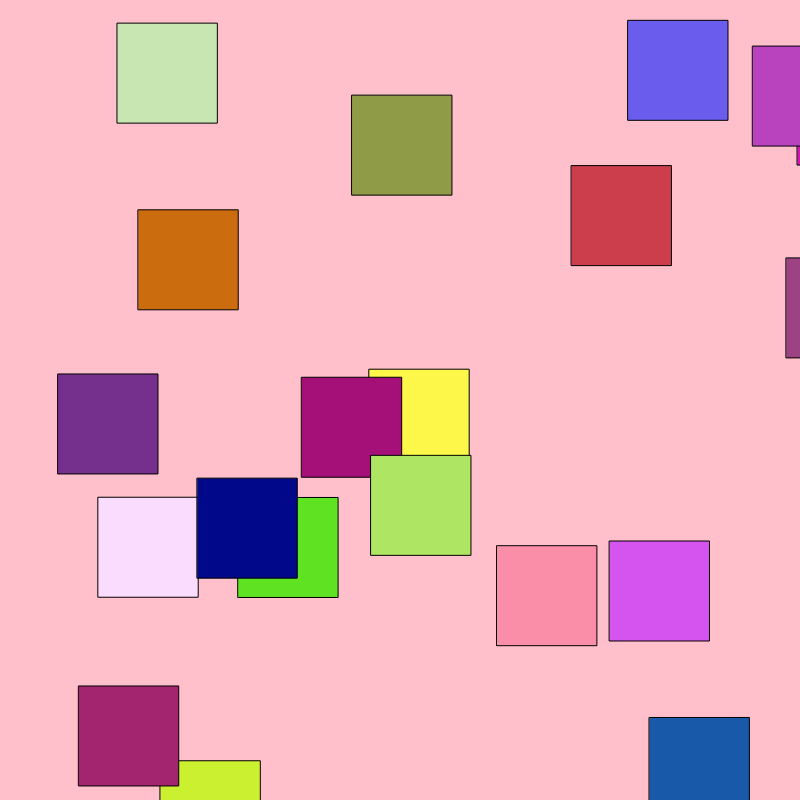
Frame 1 (no input)
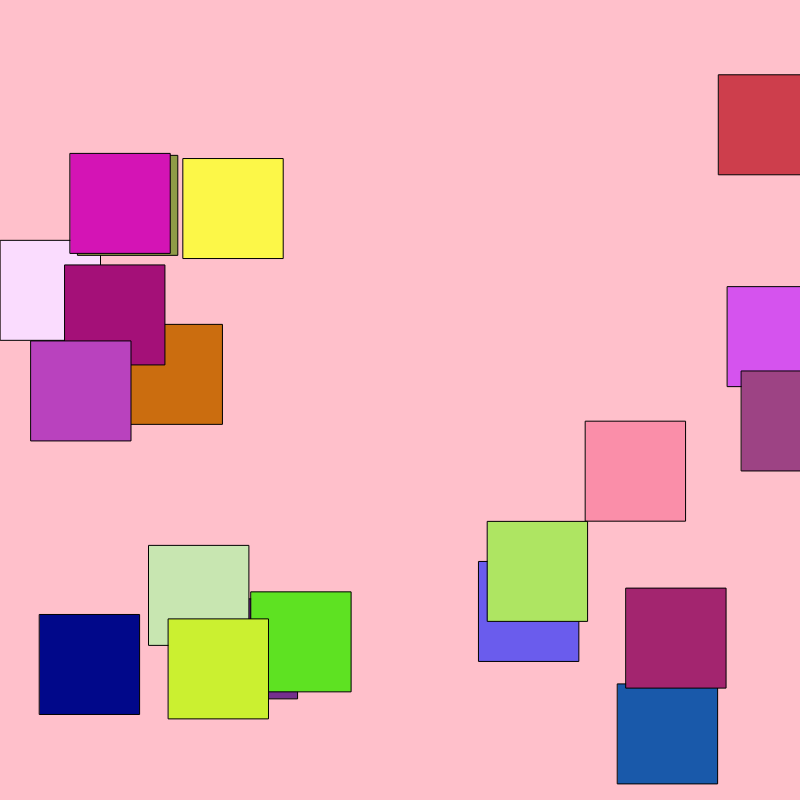
Frame 60 (no input)
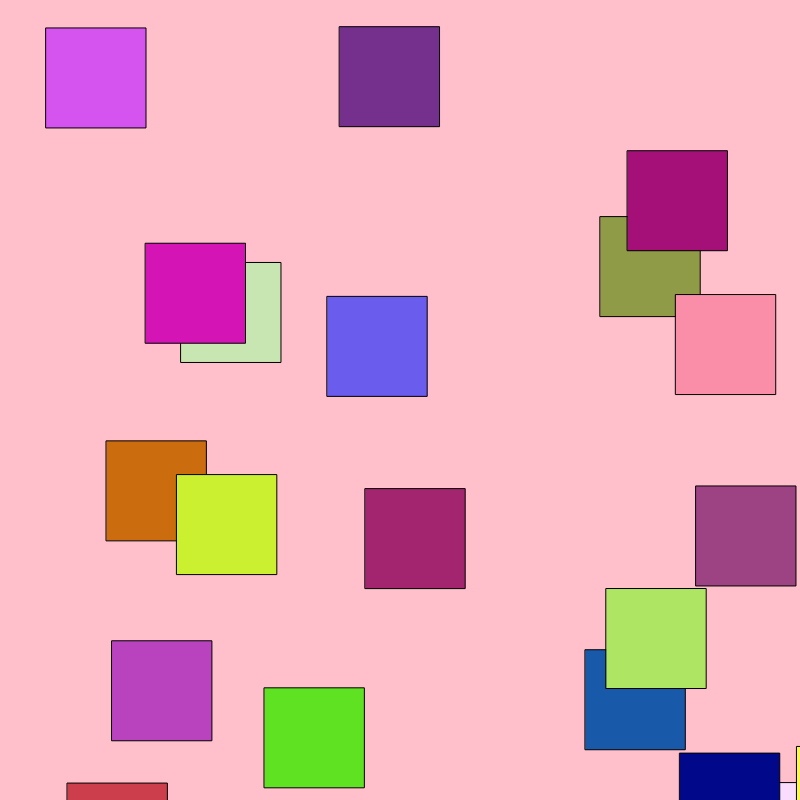
Frame 120 (the mouse pressed at the canvas centre since frame 60)

The p5.js sketch that drew these frames (run headless with seeded random() and noise() and a simulated clock; from frame 60 on, the mouse is pressed at the canvas centre):

// p5.js sketch
// ── sketch.js
var cars= [];

function setup() {
  createCanvas(800, 800);

for(var i=0; i<20; i++){
  cars.push(new Car());
}
}

function draw() {
  background("pink");
for(var i=0; i< cars.length; i++){
cars[i].display();
cars[i].drive();
}

}

  // put drawing code here


function Car() {
  //attributes
  this.pos = createVector(random(width), random(height));
  this.vel = createVector(random(-5, 5), random(-5, 5));
  this.r = random(255);
  this.g = random(255);
  this.b = random(255);

  //methods
  this.display = function() {
    fill(this.r,this.b,this.g);
    rect(this.pos.x, this.pos.y, 100, 100);
  }
  this.drive = function() {
    this.pos.add(this.vel);
    if (this.pos.x > width) this.pos.x = 0;
    if (this.pos.x < 0) this.pos.x = width;
    if (this.pos.y > height) this.pos.y = 0;
    if (this.pos.y < 0) this.pos.y = height;
  }


}
